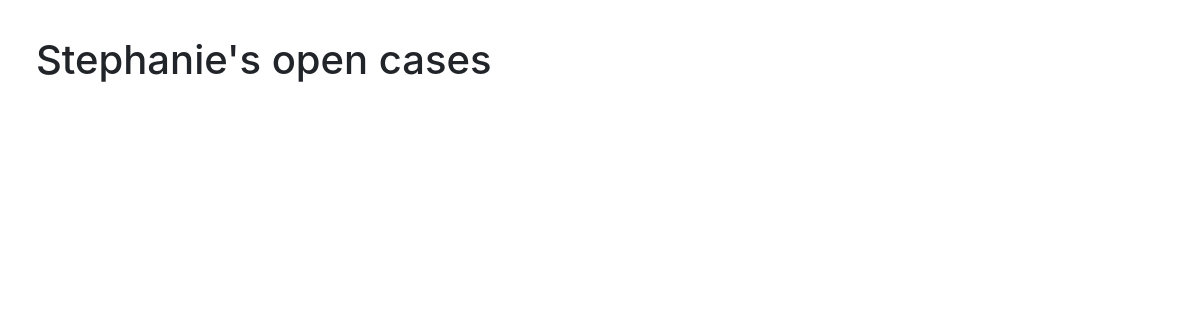
Page /stephanie/ (signed in) on the earlier database version.
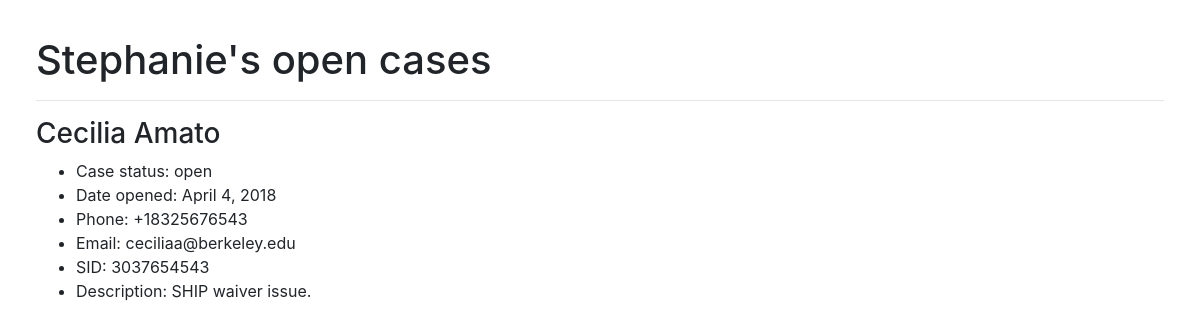
Same page on the later database version.
### cases/models.py (models this page shows, shortened)
class Case(models.Model):
    client_name = models.CharField(max_length=30)
    client_email = models.EmailField(default="")
    client_phone = PhoneNumberField(default="")
    client_SID = models.CharField(max_length=10, default="")
    incident_description = models.TextField(default="")
    open_date = models.DateField('date case was opened', auto_now_add=True)
    close_date = models.DateField(
        'date case was closed', default=None, blank=True, null=True)
    caseworker = models.ForeignKey(
        Person, on_delete=models.CASCADE, default=None, blank=True, null=True)
    division = models.CharField(
        max_length=3, choices=DIVISION_CHOICES, default=ACADEMIC)
    isOpen = models.BooleanField('case open?', default=True)

### cases/views.py (the view)
# urls.py: path('<str:slug>/', views.PersonDetailView.as_view(), name='detail'),
class PersonDetailView(LoginRequiredMixin, generic.DetailView):
    login_url = 'login/'
    model = Person
    template_name = 'cases/persondetail.html'

### cases/templates/cases/persondetail.html (shortened to what this page needs)
{% extends "cases/base.html" %}
{% load bootstrap4 %}
{% block body %}
	<h1>{{ person.name }}'s open cases</h1>
	{% if user.username == person.name %}
	{% for case in person.case_set.all %}
		{% if case.isOpen %}
		<hr>
		<h3>{{case.client_name}}</h3>
		<ul>
			<li>Case status: {{ case.isOpen|yesno:"open,closed" }}</li>
			<li>Date opened: {{ case.open_date }}</li>
			<li>Phone: {{case.client_phone}}</li>
			<li>Email: {{case.client_email}}</li>
			<li>SID: {{case.client_SID}}</li>
			<li>Description: {{ case.incident_description }}</li>
		</ul>
		{% endif %}
	{% endfor %}
	{% endif %}
{% endblock %}

Differences in the rows shown:
added Case: client_name "Cecilia Amato", isOpen "open", open_date "April 4, 2018", client_phone "+18325676543", client_email "ceciliaa@berkeley.edu", client_SID "3037654543", incident_description "SHIP waiver issue."
